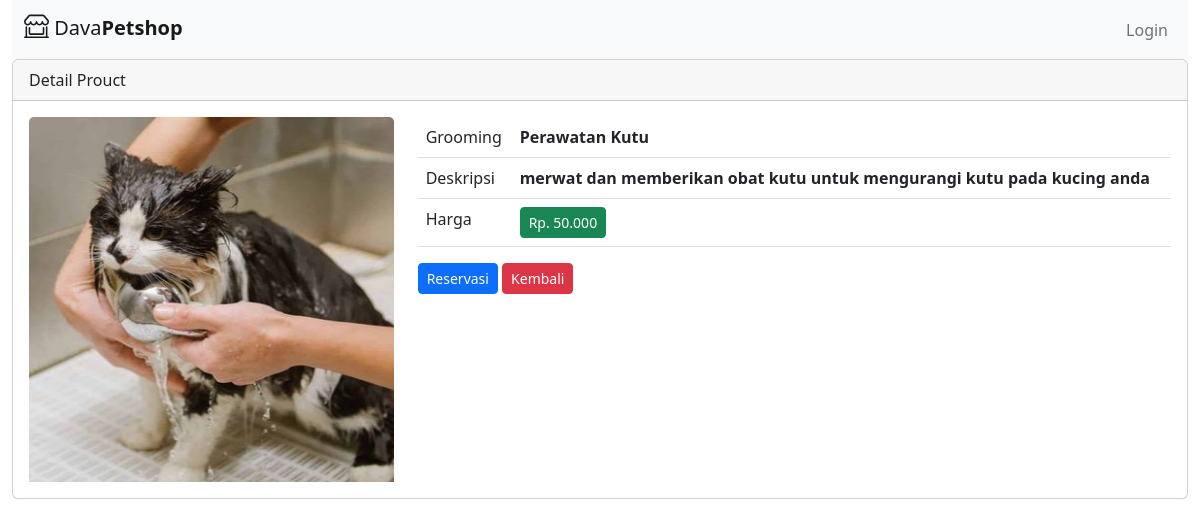
Page /index.php/dashboard/detail_grooming/6 on the committed database.
### tables this page shows
CREATE TABLE `service_grooming` (
  `id_grooming` int(11) NOT NULL,
  `name` varchar(50) NOT NULL,
  `layanan` varchar(50) NOT NULL,
  `description` text NOT NULL,
  `price` int(11) NOT NULL,
  `image` varchar(20) NOT NULL
);

### application/controllers/dashboard.php (called while the page is built, shortened)
<?php
class Dashboard extends CI_Controller {
	public function detail_grooming($id_grooming) {
		$data['grooming'] = $this->model_grooming->detail_grooming($id_grooming);
		$this->load->view('tamplates/header');
		$this->load->view('tamplates/navbar');
		$this->load->view('grooming/detail_grooming', $data);
		$this->load->view('tamplates/footer');
	}
}

### index.php (called while the page is built, shortened)
<?php
require_once BASEPATH.'core/CodeIgniter.php';

### application/models/model_grooming.php (called while the page is built, shortened)
<?php
	class Model_grooming extends CI_Model {
		public function detail_grooming($id_grooming) {
			$result = $this->db->where('id_grooming',$id_grooming)->get('service_grooming');
			if($result->num_rows() > 0) {
				return $result->result();
			} else {
				return false;
			}
		}
	}
?>

### application/views/grooming/detail_grooming.php (the view)
<div class="container-fluid">
	<div class="card">
		<div class="card-header">
			Detail Prouct
		</div>
		<div class="card-body">
			<?php foreach ($grooming as $grm): ?>
				<div class="row">
					<div class="col-md-4">
						<img src="<?php echo base_url().'/assets/img/'.$grm->image ?>" class="card-img-top">
					</div>
					<div class="col-md-8">
						<table class="table">
							<tr>
								<td>Grooming</td>
								<td><strong><?php echo $grm->name ?></strong></td>
							</tr>
							<tr>
								<td>Deskripsi</td>
								<td><strong><?php echo $grm->description ?></strong></td>
							</tr>
							<tr>
								<td>Harga</td>
								<td><strong><div class="btn btn-sm btn-success"> Rp. <?php echo number_format($grm->price,0,',','.') ?></div></strong></td>
							</tr>
						</table>
						<?php echo anchor('grooming/reservasi_grooming/'.$grm->id_grooming.'/'.$this->session->userdata('user_id'),'<div class="btn btn-sm btn-primary"> Reservasi</div>') ?>
						<?php echo anchor('dashboard/index/','<div class="btn btn-sm btn-danger">Kembali</div>') ?>
					</div>
				</div>
			<?php endforeach; ?>
		</div>
	</div>
</div>

### rows in the picture
service_grooming: image (picture), name "Perawatan Kutu", description "merwat dan memberikan obat kutu untuk mengurangi kutu pada kucing anda", price "50.000", id_grooming "Reservasi"

### other values in the picture
anchor('auth/login', 'Login', ['class' => 'nav-link']) "Login"
